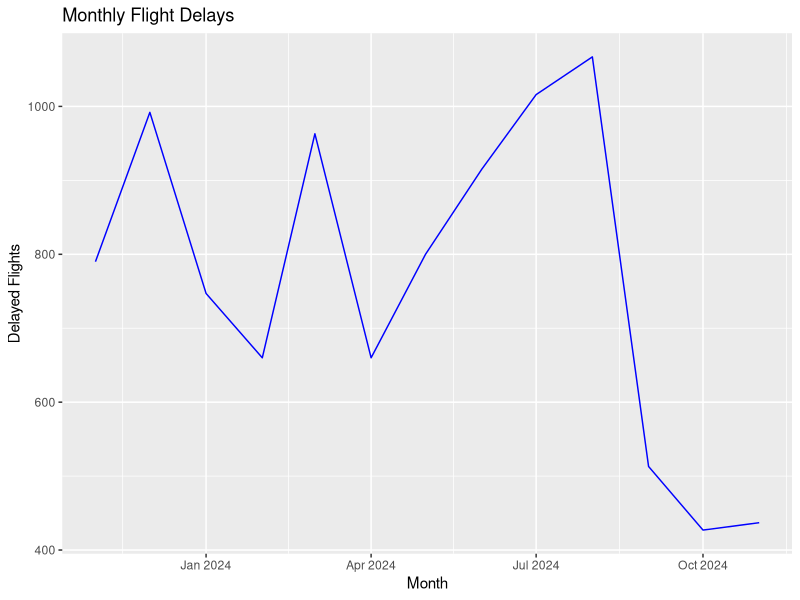
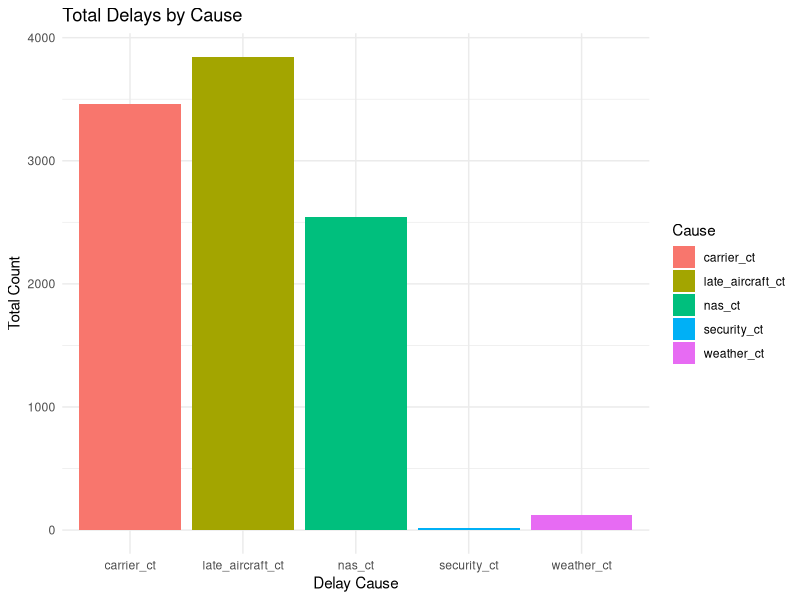
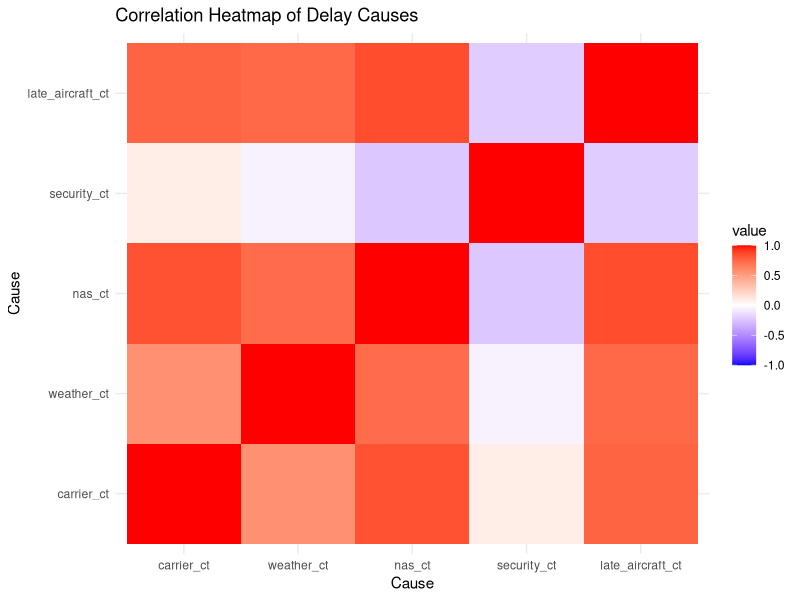

Here is the R script that generated these plots, in order:
## ---- chunk 1
library(tidyverse)
knitr::opts_chunk$set(echo = TRUE)
## ---- chunk 2
# Load necessary libraries
library(tidyverse)
# Import the csv file
df <- read.csv("Jetblue_Delay_Cause_Nov2023-Nov2024.csv")
## ---- chunk 3
# View structure and summary
str(df)
summary(df)
## ---- chunk 4
# Check for missing values
colSums(is.na(df)) 
# Fills or removes rows with NA values if necessary
df <- df %>% drop_na()
## ---- chunk 5
# Convert month and year to a date format
df <- df %>% mutate(date = as.Date(paste(year, month, "01", sep = "-"))) 
## ---- chunk 6
# Summary of key delay-related columns
summary(df %>% select(arr_del15, carrier_ct, weather_ct, nas_ct, security_ct, late_aircraft_ct)) 
## ---- chunk 7
# Calculate total delays by category
df %>% summarise(
  Carrier = sum(carrier_ct),
  Weather = sum(weather_ct),
  NAS = sum(nas_ct),
  Security = sum(security_ct),
  Late_Aircraft = sum(late_aircraft_ct)
) %>% pivot_longer(everything(), names_to = "Cause", values_to = "Total_Delays") %>%
  arrange(desc(Total_Delays))
## ---- chunk 8
# Compute correlation between delay causes
cor_matrix <- cor(df %>% select(carrier_ct, weather_ct, nas_ct, security_ct, late_aircraft_ct))
cor_matrix
## ---- chunk 9
install.packages("ggplot2")
library(ggplot2)
## ---- chunk 10
ggplot(df, aes(x = date, y = arr_del15)) +
  geom_line(color = "blue") +
  labs(title = "Monthly Flight Delays", x = "Month", y = "Delayed Flights") # line chart of delays over time
## ---- chunk 11
ggplot(df %>% pivot_longer(cols = carrier_ct:late_aircraft_ct, names_to = "Cause", values_to = "Count"),
       aes(x = Cause, y = Count, fill = Cause)) +
  geom_bar(stat = "identity") +
  theme_minimal() +
  labs(title = "Total Delays by Cause", x = "Delay Cause", y = "Total Count") # bar chart of total delays by cause
## ---- chunk 12
install.packages("reshape2")
library(reshape2)
library(ggplot2)
## ---- chunk 13
# Convert correlation matrix to long format for heatmap
cor_melt <- melt(cor_matrix)

ggplot(cor_melt, aes(Var1, Var2, fill = value)) +
  geom_tile() +
  scale_fill_gradient2(low = "blue", high = "red", mid = "white", midpoint = 0, limit = c(-1,1)) +
  theme_minimal() +
  labs(title = "Correlation Heatmap of Delay Causes", x = "Cause", y = "Cause")
